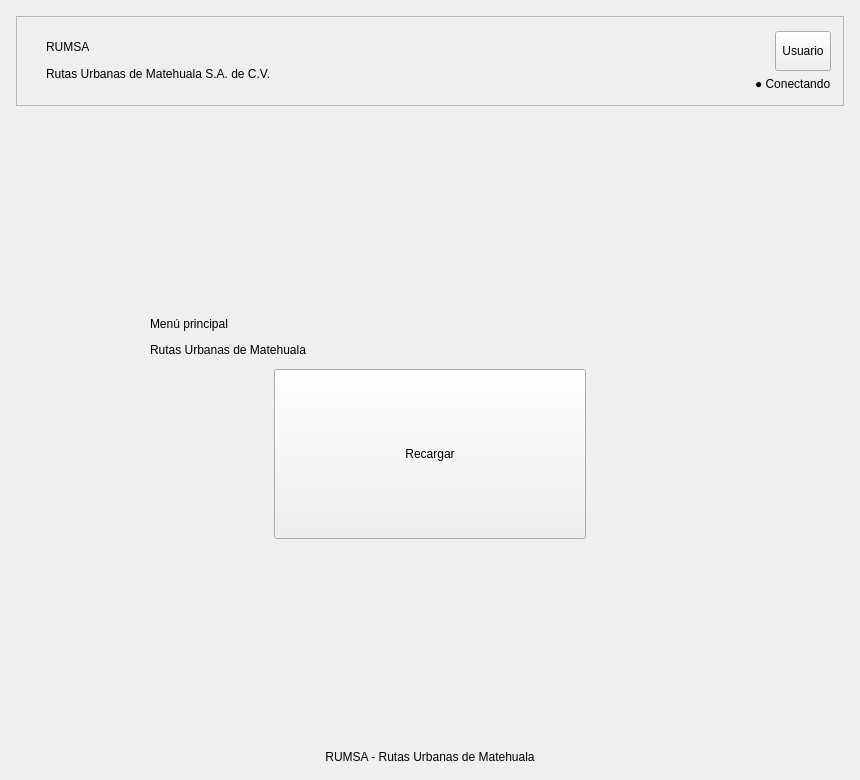
<?xml version="1.0" encoding="UTF-8"?>
<ui version="4.0">
 <class>EmpleadoWindow</class>
 <widget class="QMainWindow" name="EmpleadoWindow">
  <property name="windowTitle">
   <string>Empleado</string>
  </property>
  <widget class="QWidget" name="centralwidget">
   <layout class="QVBoxLayout" name="gridLayout" stretch="0,1,0">
    <property name="leftMargin">
     <number>16</number>
    </property>
    <property name="topMargin">
     <number>16</number>
    </property>
    <property name="rightMargin">
     <number>16</number>
    </property>
    <property name="bottomMargin">
     <number>16</number>
    </property>
    <property name="spacing">
     <number>12</number>
    </property>
    <item>
     <widget class="QFrame" name="frameHeader">
      <property name="frameShape">
       <enum>QFrame::StyledPanel</enum>
      </property>
      <property name="frameShadow">
       <enum>QFrame::Raised</enum>
      </property>
      <property name="uiRole" stdset="0">
       <string notr="true">header</string>
      </property>
      <property name="minimumSize">
       <size>
        <width>0</width>
        <height>90</height>
       </size>
      </property>
      <property name="maximumSize">
       <size>
        <width>16777215</width>
        <height>90</height>
       </size>
      </property>
      <layout class="QHBoxLayout" name="layoutEstructura2">
       <property name="leftMargin">
        <number>12</number>
       </property>
       <property name="topMargin">
        <number>12</number>
       </property>
       <property name="rightMargin">
        <number>12</number>
       </property>
       <property name="bottomMargin">
        <number>12</number>
       </property>
       <property name="spacing">
        <number>12</number>
       </property>
       <item alignment="Qt::AlignVCenter">
        <widget class="QFrame" name="franjaCabecera">
         <property name="uiRole" stdset="0">
          <string notr="true">stripe</string>
         </property>
         <property name="minimumSize">
          <size>
           <width>5</width>
           <height>32</height>
          </size>
         </property>
         <property name="maximumSize">
          <size>
           <width>5</width>
           <height>32</height>
          </size>
         </property>
        </widget>
       </item>
       <item>
        <widget class="QWidget" name="marcaCabecera">
         <layout class="QVBoxLayout" name="layoutEstructura4">
          <property name="leftMargin">
           <number>0</number>
          </property>
          <property name="topMargin">
           <number>0</number>
          </property>
          <property name="rightMargin">
           <number>0</number>
          </property>
          <property name="bottomMargin">
           <number>0</number>
          </property>
          <property name="spacing">
           <number>2</number>
          </property>
          <item>
           <widget class="QLabel" name="labelBrand">
            <property name="alignment">
             <set>Qt::AlignLeft|Qt::AlignVCenter</set>
            </property>
            <property name="wordWrap">
             <bool>false</bool>
            </property>
            <property name="sizePolicy">
             <sizepolicy hsizetype="Preferred" vsizetype="Fixed">
              <horstretch>0</horstretch>
              <verstretch>0</verstretch>
             </sizepolicy>
            </property>
            <property name="uiRole" stdset="0">
             <string notr="true">brand</string>
            </property>
            <property name="text">
             <string>RUMSA</string>
            </property>
           </widget>
          </item>
          <item>
           <widget class="QLabel" name="labelCompany">
            <property name="alignment">
             <set>Qt::AlignLeft|Qt::AlignVCenter</set>
            </property>
            <property name="sizePolicy">
             <sizepolicy hsizetype="Preferred" vsizetype="Fixed">
              <horstretch>0</horstretch>
              <verstretch>0</verstretch>
             </sizepolicy>
            </property>
            <property name="text">
             <string>Rutas Urbanas de Matehuala S.A. de C.V.</string>
            </property>
            <property name="uiRole" stdset="0">
             <string notr="true">caption</string>
            </property>
            <property name="wordWrap">
             <bool>false</bool>
            </property>
           </widget>
          </item>
         </layout>
        </widget>
       </item>
       <item>
        <spacer name="espacioEstructura3">
         <property name="orientation">
          <enum>Qt::Horizontal</enum>
         </property>
         <property name="sizeType">
          <enum>QSizePolicy::Expanding</enum>
         </property>
         <property name="sizeHint" stdset="0">
          <size>
           <width>8</width>
           <height>8</height>
          </size>
         </property>
        </spacer>
       </item>
       <item>
        <widget class="QWidget" name="estadoCabecera">
         <layout class="QVBoxLayout" name="layoutEstructura5">
          <property name="leftMargin">
           <number>0</number>
          </property>
          <property name="topMargin">
           <number>0</number>
          </property>
          <property name="rightMargin">
           <number>0</number>
          </property>
          <property name="bottomMargin">
           <number>0</number>
          </property>
          <property name="spacing">
           <number>4</number>
          </property>
          <item alignment="Qt::AlignRight">
           <widget class="QToolButton" name="usuario">
            <property name="text">
             <string>Usuario</string>
            </property>
            <property name="minimumSize">
             <size>
              <width>0</width>
              <height>36</height>
             </size>
            </property>
            <property name="maximumSize">
             <size>
              <width>16777215</width>
              <height>40</height>
             </size>
            </property>
            <property name="sizePolicy">
             <sizepolicy hsizetype="Preferred" vsizetype="Fixed">
              <horstretch>0</horstretch>
              <verstretch>0</verstretch>
             </sizepolicy>
            </property>
           </widget>
          </item>
          <item alignment="Qt::AlignRight">
           <widget class="QLabel" name="labelEstadoConexion">
            <property name="toolTip">
             <string>Este texto puede cambiar a: Conectando, Sin conexión, Sincronizando o Conectado.</string>
            </property>
            <property name="text">
             <string>● Conectando</string>
            </property>
            <property name="uiRole" stdset="0">
             <string notr="true">status</string>
            </property>
            <property name="alignment">
             <set>Qt::AlignLeft|Qt::AlignVCenter</set>
            </property>
            <property name="wordWrap">
             <bool>false</bool>
            </property>
            <property name="sizePolicy">
             <sizepolicy hsizetype="Preferred" vsizetype="Fixed">
              <horstretch>0</horstretch>
              <verstretch>0</verstretch>
             </sizepolicy>
            </property>
           </widget>
          </item>
         </layout>
        </widget>
       </item>
      </layout>
     </widget>
    </item>
    <item>
     <widget class="QScrollArea" name="areaContenido">
      <property name="widgetResizable">
       <bool>true</bool>
      </property>
      <property name="frameShape">
       <enum>QFrame::NoFrame</enum>
      </property>
      <widget class="QFrame" name="panelEmpleado">
       <property name="uiRole" stdset="0">
        <string notr="true">card</string>
       </property>
       <layout class="QVBoxLayout" name="layoutEstructura6" stretch="1,0,1">
        <property name="leftMargin">
         <number>16</number>
        </property>
        <property name="topMargin">
         <number>16</number>
        </property>
        <property name="rightMargin">
         <number>16</number>
        </property>
        <property name="bottomMargin">
         <number>16</number>
        </property>
        <property name="spacing">
         <number>12</number>
        </property>
        <item>
         <spacer name="espacioSuperiorEmpleado">
          <property name="orientation">
           <enum>Qt::Vertical</enum>
          </property>
          <property name="sizeType">
           <enum>QSizePolicy::Expanding</enum>
          </property>
          <property name="sizeHint" stdset="0">
           <size>
            <width>8</width>
            <height>8</height>
           </size>
          </property>
         </spacer>
        </item>
        <item alignment="Qt::AlignHCenter">
         <widget class="QWidget" name="opcionesEmpleado">
          <property name="minimumSize">
           <size>
            <width>560</width>
            <height>0</height>
           </size>
          </property>
          <property name="maximumSize">
           <size>
            <width>640</width>
            <height>16777215</height>
           </size>
          </property>
          <property name="sizePolicy">
           <sizepolicy hsizetype="Expanding" vsizetype="Preferred">
            <horstretch>0</horstretch>
            <verstretch>0</verstretch>
           </sizepolicy>
          </property>
          <layout class="QVBoxLayout" name="opcionesEmpleadoLayout">
           <property name="leftMargin">
            <number>0</number>
           </property>
           <property name="topMargin">
            <number>0</number>
           </property>
           <property name="rightMargin">
            <number>0</number>
           </property>
           <property name="bottomMargin">
            <number>0</number>
           </property>
           <property name="spacing">
            <number>12</number>
           </property>
           <item>
            <widget class="QLabel" name="label">
             <property name="text">
              <string>Menú principal</string>
             </property>
             <property name="alignment">
              <set>Qt::AlignLeft|Qt::AlignVCenter</set>
             </property>
             <property name="wordWrap">
              <bool>false</bool>
             </property>
             <property name="sizePolicy">
              <sizepolicy hsizetype="Preferred" vsizetype="Fixed">
               <horstretch>0</horstretch>
               <verstretch>0</verstretch>
              </sizepolicy>
             </property>
             <property name="uiRole" stdset="0">
              <string notr="true">heading</string>
             </property>
            </widget>
           </item>
           <item>
            <widget class="QLabel" name="labelHeaderInfo">
             <property name="text">
              <string>Rutas Urbanas de Matehuala</string>
             </property>
             <property name="alignment">
              <set>Qt::AlignLeft|Qt::AlignVCenter</set>
             </property>
             <property name="wordWrap">
              <bool>false</bool>
             </property>
             <property name="sizePolicy">
              <sizepolicy hsizetype="Preferred" vsizetype="Fixed">
               <horstretch>0</horstretch>
               <verstretch>0</verstretch>
              </sizepolicy>
             </property>
             <property name="uiRole" stdset="0">
              <string notr="true">caption</string>
             </property>
            </widget>
           </item>
           <item alignment="Qt::AlignHCenter">
            <widget class="QPushButton" name="botonrecarga">
             <property name="text">
              <string>Recargar</string>
             </property>
             <property name="sizePolicy">
              <sizepolicy hsizetype="Preferred" vsizetype="Fixed">
               <horstretch>0</horstretch>
               <verstretch>0</verstretch>
              </sizepolicy>
             </property>
             <property name="uiRole" stdset="0">
              <string notr="true">menuAction</string>
             </property>
             <property name="minimumSize">
              <size>
               <width>312</width>
               <height>170</height>
              </size>
             </property>
             <property name="maximumSize">
              <size>
               <width>312</width>
               <height>190</height>
              </size>
             </property>
             <property name="menuShape" stdset="0">
              <string notr="true">tile</string>
             </property>
            </widget>
           </item>
          </layout>
         </widget>
        </item>
        <item>
         <spacer name="espacioEstructura7">
          <property name="orientation">
           <enum>Qt::Vertical</enum>
          </property>
          <property name="sizeType">
           <enum>QSizePolicy::Expanding</enum>
          </property>
          <property name="sizeHint" stdset="0">
           <size>
            <width>8</width>
            <height>8</height>
           </size>
          </property>
         </spacer>
        </item>
       </layout>
      </widget>
     </widget>
    </item>
    <item>
     <widget class="QLabel" name="pieAplicacion">
      <property name="text">
       <string>RUMSA - Rutas Urbanas de Matehuala</string>
      </property>
      <property name="sizePolicy">
       <sizepolicy hsizetype="Preferred" vsizetype="Fixed">
        <horstretch>0</horstretch>
        <verstretch>0</verstretch>
       </sizepolicy>
      </property>
      <property name="uiRole" stdset="0">
       <string notr="true">caption</string>
      </property>
      <property name="alignment">
       <set>Qt::AlignCenter</set>
      </property>
     </widget>
    </item>
   </layout>
  </widget>
  <property name="minimumSize">
   <size>
    <width>760</width>
    <height>680</height>
   </size>
  </property>
  <property name="geometry">
   <rect>
    <x>0</x>
    <y>0</y>
    <width>860</width>
    <height>780</height>
   </rect>
  </property>
 </widget>
 <resources />
 <connections />
</ui>
